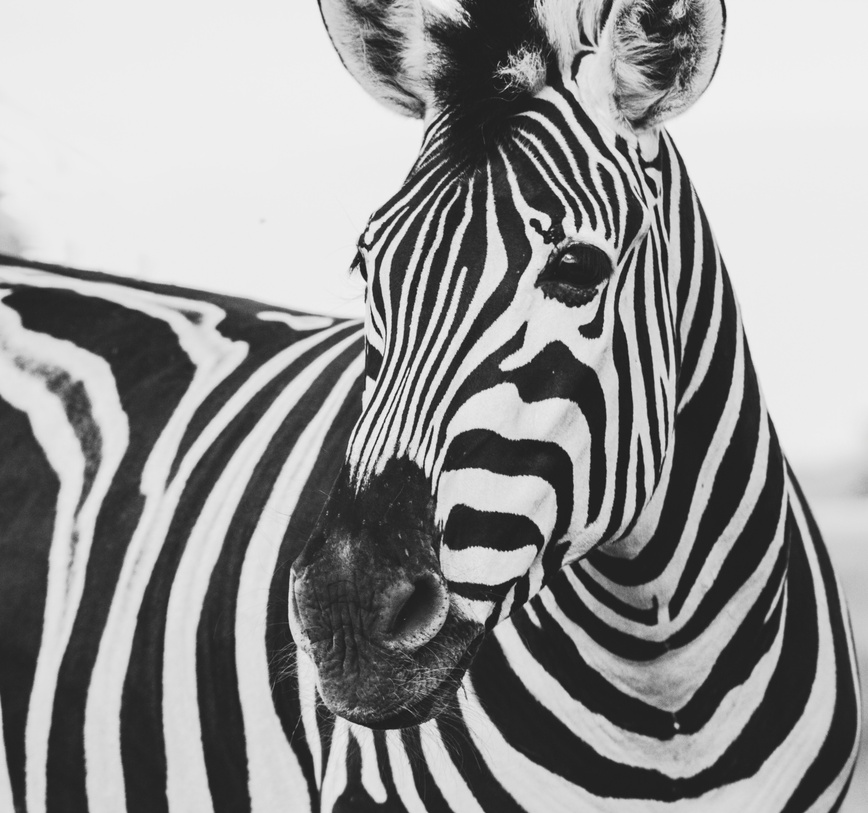
#> input picture 10-linear-algebra-for-ml/images/imagen_ejemplo_frida_bredesen.jpg, 868 x 813 px, shrunk from 3693 x 3456 before the run, found by its file name
$ jupyter execute 06_applying_SVD_deconstruction_to_img.ipynb   (shell and % lines are left out)
#> lines starting #> are read from the running program, lines starting #| are printed output that depends on the picture
<a href="https://colab.research.google.com/github/eloigil/ai-course/blob/master/10-linear-algebra-for-ml/06_applying_SVD_deconstruction_to_img.ipynb" target="_parent"></a>

[cell 1]

import numpy as np
import matplotlib.pyplot as plt
from PIL import Image

[cell 2]
plt.style.use('classic')

img = Image.open('imagen_ejemplo_frida_bredesen.jpg')
#> img is the input picture: PIL image 868x813 RGB; mean R, G, B 147.3, 147.3, 147.3

plt.imshow(img)

[cell 3]
img_gray = img.convert('LA')

img_matrix = np.array(list(img_gray.getdata(band=0)), float)

img_matrix.shape = (img_gray.size[1], img_gray.size[0])

[cell 4]
U,D,V = np.linalg.svd(img_matrix)
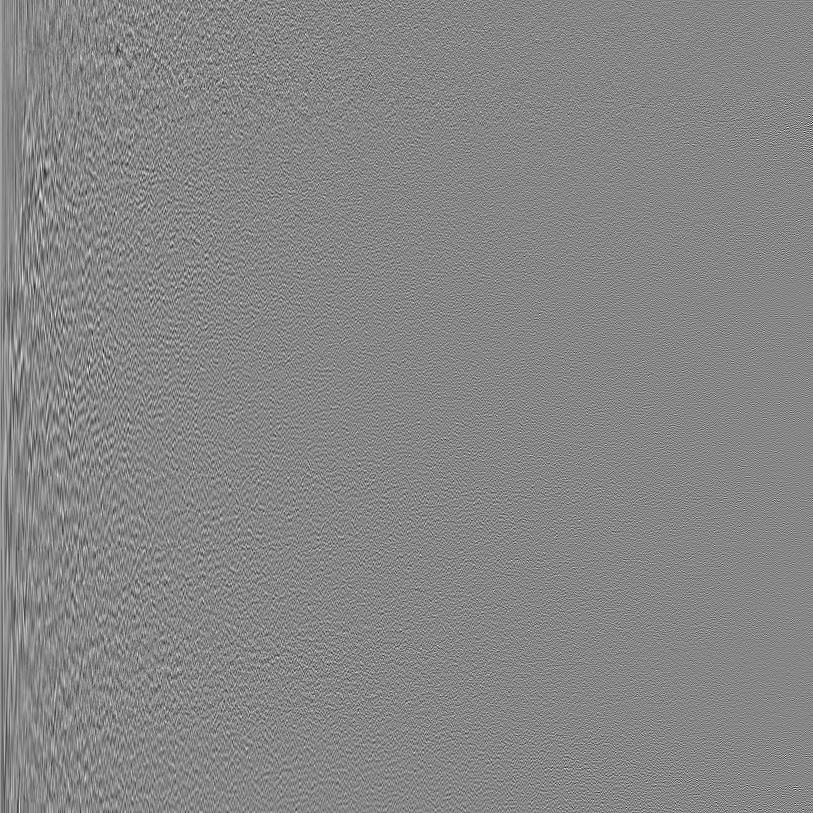
#> U: shape (813, 813) float64; min -0.212, max 0.189, mean 3.23e-05; drawn with min black and max white
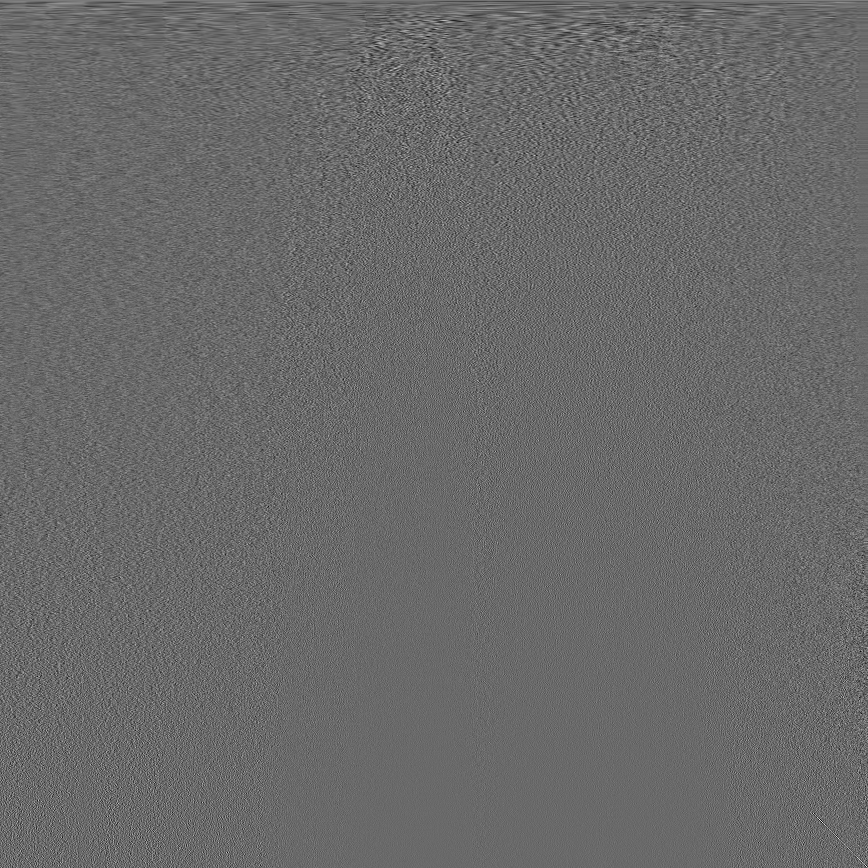
#> V: shape (868, 868) float64; min -0.227, max 0.319, mean 2.85e-05; drawn with min black and max white
#> D = 813 values, max 129931.9 at index 0, min 0.818 at index 812, mean 834.6

[cell 5]
print(img_matrix.shape)
#| (813, 868)
print(U.shape)
#| (813, 813)
print(D.shape)
#| (813,)
print(V.shape)
#| (868, 868)

[cell 6]
img_reconstruction = np.matrix(U[:,:1]) * np.diag(D[:1]) * np.matrix(V[:1,:])
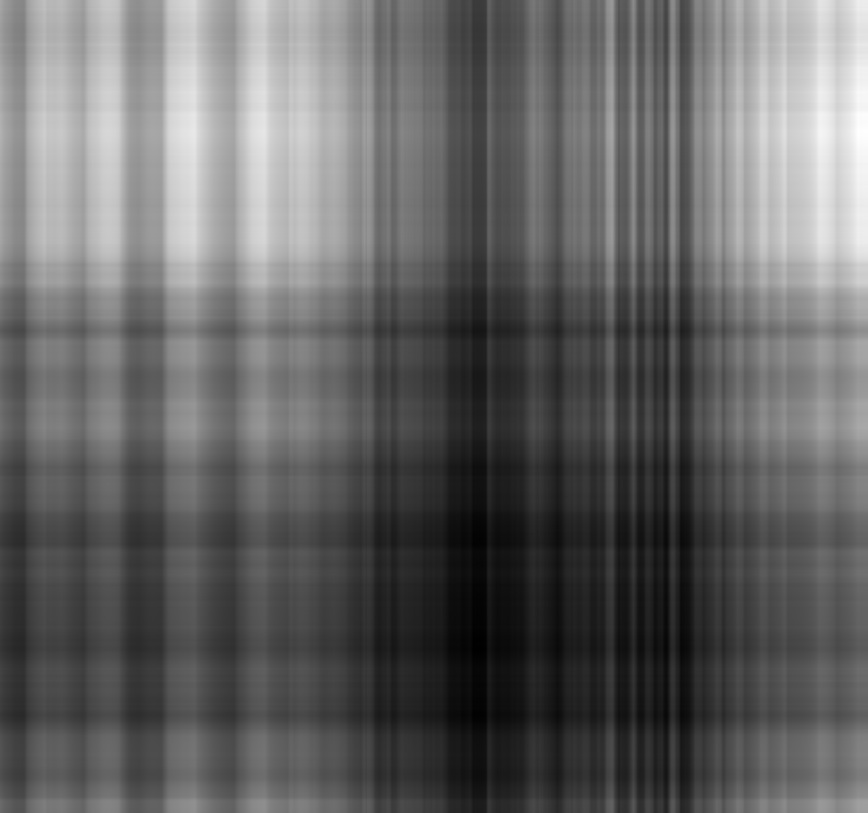
#> img_reconstruction: shape (813, 868) float64; min 55.45, max 287, mean 146.9; drawn with min black and max white
plt.imshow(img_reconstruction, cmap='gray')

---
---
### finding amount of singular values

[cell 7]
i = 5
title = "singular_values = %s" % i

img_reconstruction = np.matrix(U[:,:i]) * np.diag(D[:i]) * np.matrix(V[:i,:])
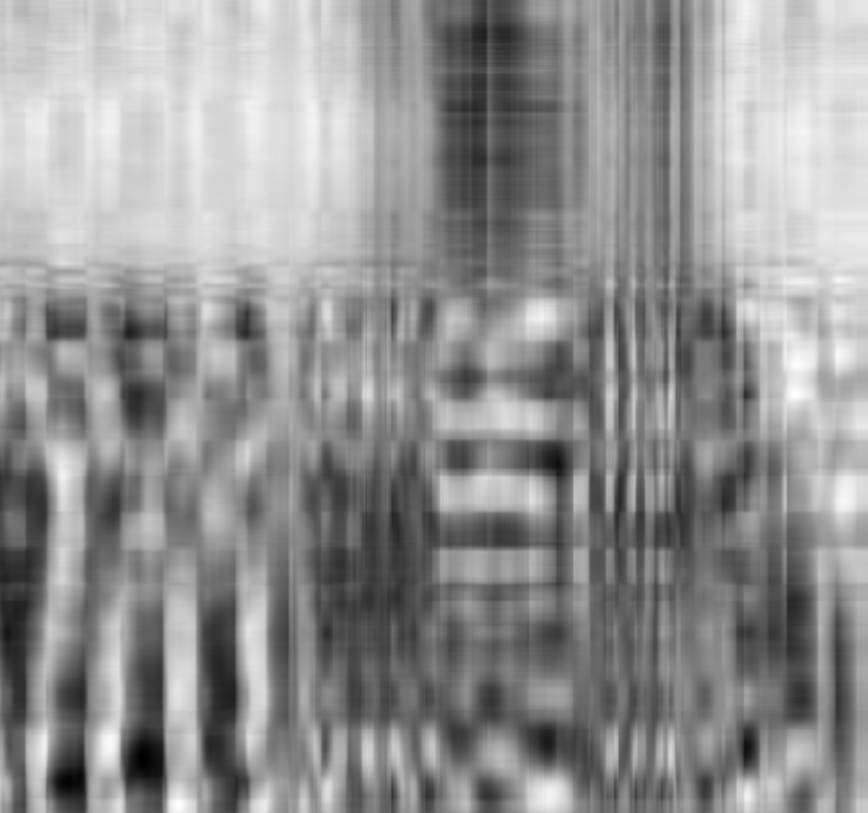
#> img_reconstruction: shape (813, 868) float64; min -36.98, max 284.7, mean 147.4; drawn with min black and max white
plt.imshow(img_reconstruction, cmap='gray')

plt.title(title)
plt.show()

[cell 8]
i = 10
title = "singular_values = %s" % i

img_reconstruction = np.matrix(U[:,:i]) * np.diag(D[:i]) * np.matrix(V[:i,:])
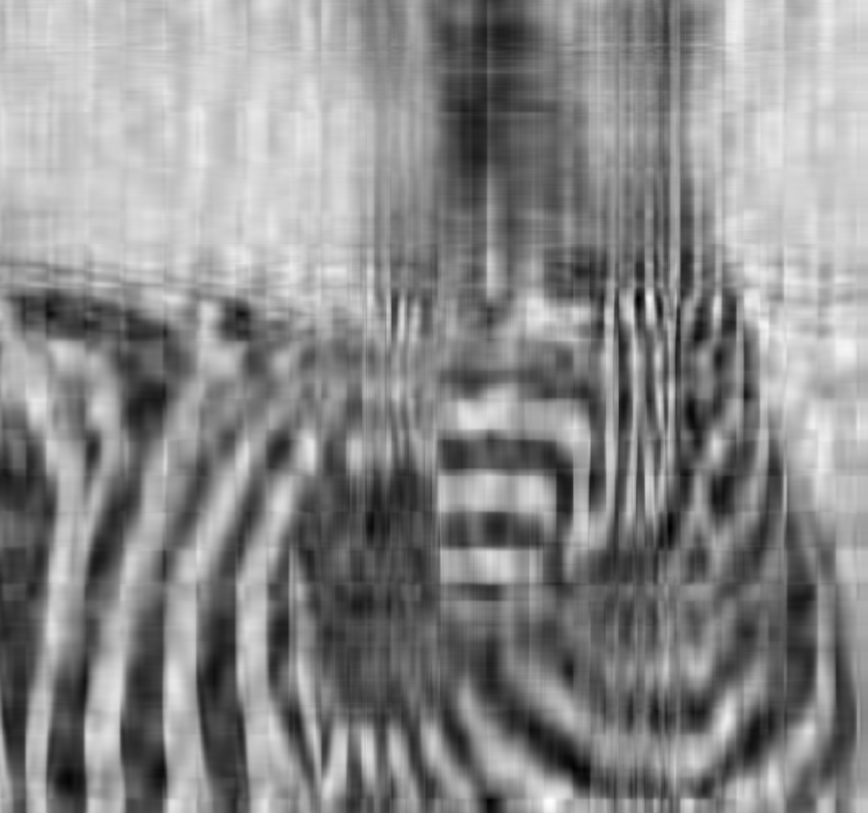
#> img_reconstruction: shape (813, 868) float64; min -39.48, max 307, mean 147.4; drawn with min black and max white
plt.imshow(img_reconstruction, cmap='gray')

plt.title(title)
plt.show()

[cell 9]
i = 50
title = "singular_values = %s" % i

img_reconstruction = np.matrix(U[:,:i]) * np.diag(D[:i]) * np.matrix(V[:i,:])
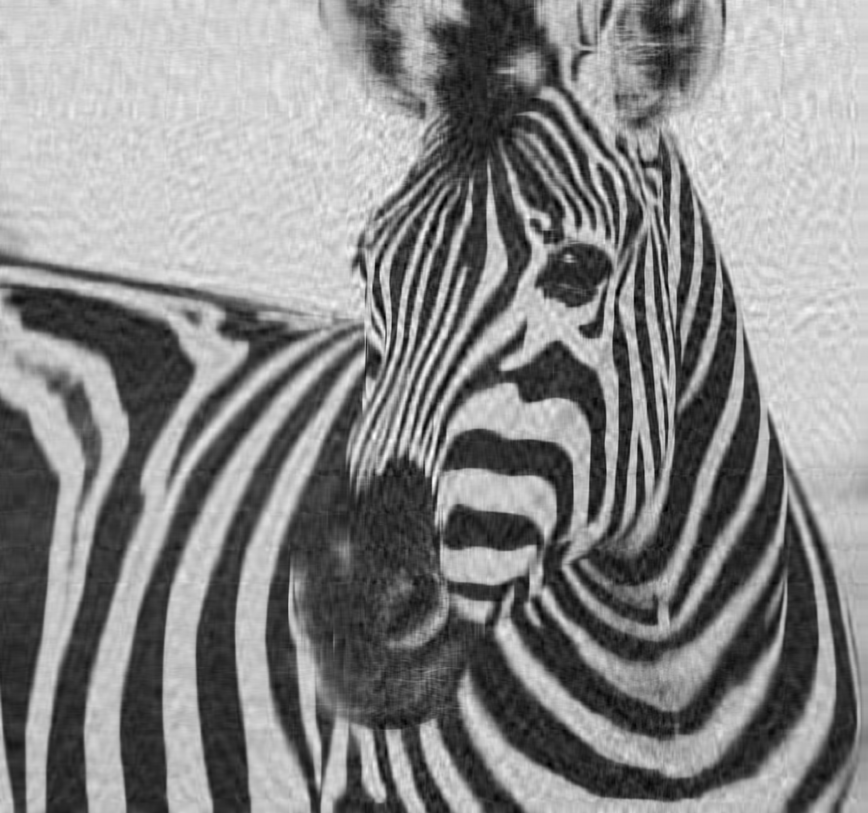
#> img_reconstruction: shape (813, 868) float64; min -15.65, max 290.6, mean 147.3; drawn with min black and max white
plt.imshow(img_reconstruction, cmap='gray')

plt.title(title)
plt.show()
